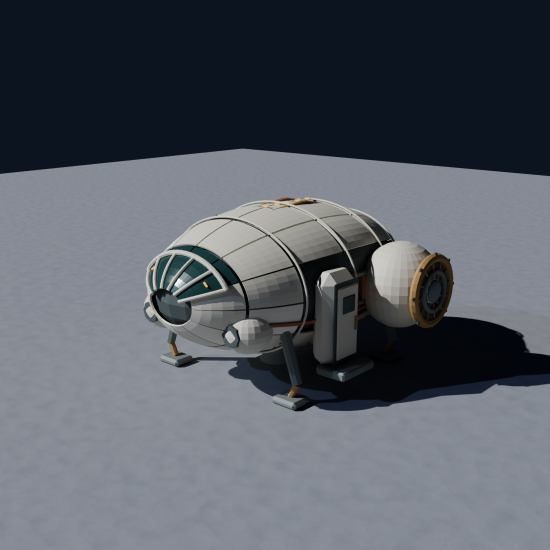
#> input picture tools/aurora-mk2/mk1/hero.png, 1100 x 1100 px, found by its file name (shown at 1/2 size)
$ python make_views.py
#> lines starting #> are read from the running program, lines starting #| are printed output that depends on the picture; after the words box and inside, x2 and y2 are one past the last pixel; in counts of white or black regions, pixels touching at a corner belong together
"""Builds views/hero.png (the only scoring target) from mj/compost-bay-charming.  usage: python make_views.py

The art director's call: the hero wins. It shows a chunky bay with doubled corner boards, three fat plank rows and a
domed heap. The hero's dark olive cast shadow (lower left) is warm, so the normal bay's hue key (backdrop and shadow
have G/R 0.72-0.98 and B/G 0.60-0.93; timber is redder, compost darker) removes it along with the backdrop; then the
mask is opened, closed and hole-filled and pasted on a flat backdrop. Scored by hero_check.py.
The turnaround sheet drew three 3/4 views (no orthographic one) of a near-cube crate with four rows and single corner
posts, so all three views are dropped; the sheet is used for nothing but colour reference.
"""
import os, sys
import numpy as np
from PIL import Image
from scipy import ndimage
HERE = os.path.dirname(os.path.abspath(__file__))
MJ = os.path.join(HERE, '..', '..', 'mj', 'compost-bay-charming')


def hero():
    a = np.asarray(Image.open(os.path.join(MJ, 'hero.png')).convert('RGB')).astype(float)
    R, G, B = a[..., 0] + 1, a[..., 1] + 1, a[..., 2] + 1
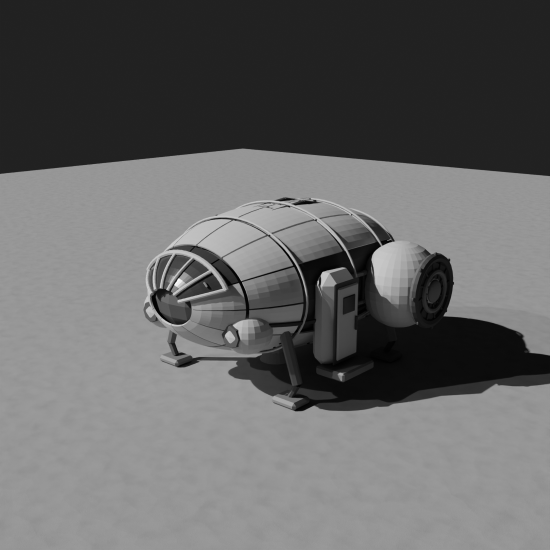
#> B: shape (1100, 1100) float64 (shown at 1/2 size); min 1, max 250, mean 101.1
    bg = (G / R > 0.72) & (G / R < 0.99) & (B / G < 0.93) & (B / G > 0.60)
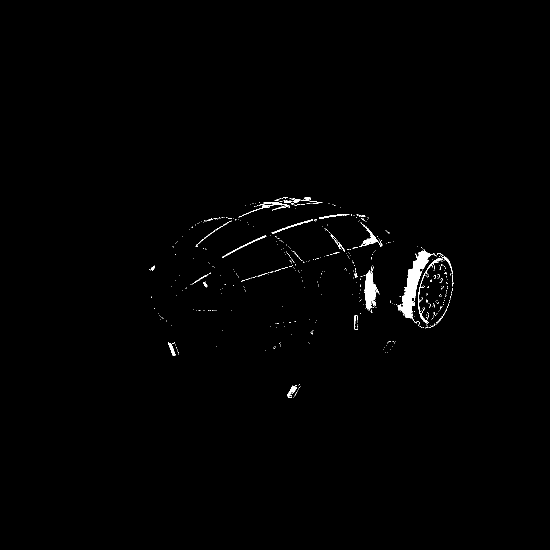
#> bg: shape (1100, 1100) bool (shown at 1/2 size); 0.72% white; 490 white regions (463 under 20 px), largest, box (x1, y1, x2, y2) and area: (795, 500, 873, 648) 3008, (729, 540, 759, 622) 1258, (718, 446, 765, 494) 431
    m = ~bg
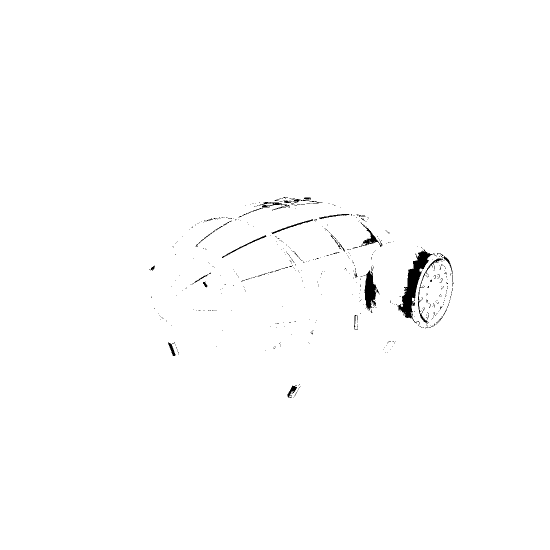
#> m: shape (1100, 1100) bool (shown at 1/2 size); 99.3% white; 490 black regions (463 under 20 px), largest, box (x1, y1, x2, y2) and area: (795, 500, 873, 648) 3008, (729, 540, 759, 622) 1258, (718, 446, 765, 494) 431
    m = ndimage.binary_opening(m, iterations=3)
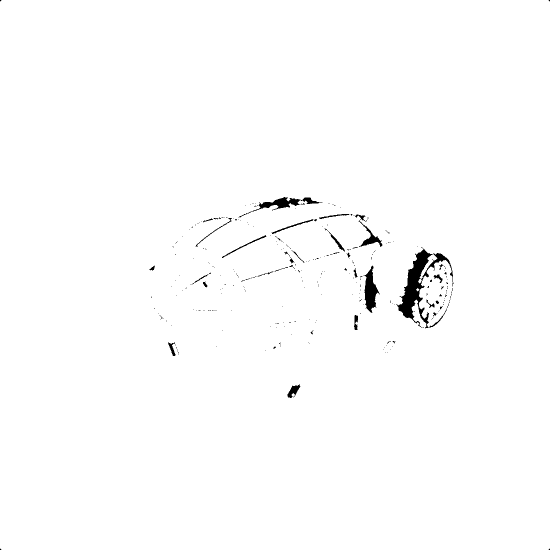
#> m: shape (1100, 1100) bool (shown at 1/2 size); 99% white; 279 black regions (247 under 20 px), largest, box (x1, y1, x2, y2) and area: (793, 494, 906, 657) 4619, (727, 531, 760, 626) 1495, (496, 394, 645, 427) 1310
    lab, k = ndimage.label(m); s = ndimage.sum(m, lab, range(1, k + 1)); m = lab == (np.argmax(s) + 1)
#> after `lab, k = ndimage.label(m)`:
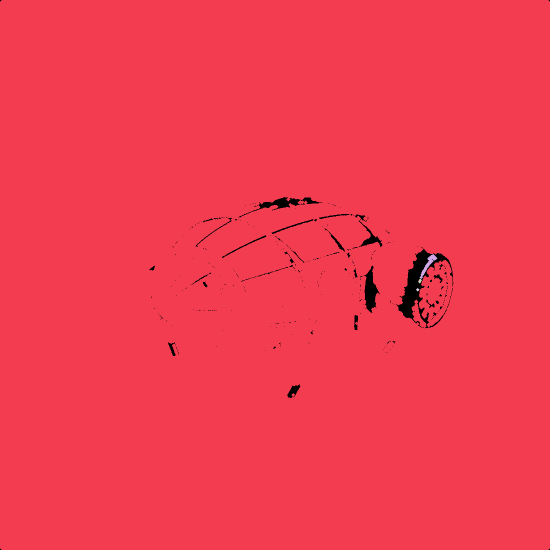
#> lab: shape (1100, 1100) int32 (shown at 1/2 size); 5 distinct labels, from 0 to 4; one colour per label, 0 black
#> after `lab, k = ndimage.label(m)`: k = 4
#> after `s = ndimage.sum(m, lab, range(1, k + 1))`: s = [1197888, 425, 42, 25]
#> after `m = lab == np.argmax(s) + 1`: m: shape (1100, 1100) bool; 99% white; 279 black regions (247 under 20 px), largest, box (x1, y1, x2, y2) and area: (793, 494, 906, 657) 5111, (727, 531, 760, 626) 1495, (496, 394, 645, 427) 1310
    m = ndimage.binary_fill_holes(ndimage.binary_closing(np.pad(m, 40), iterations=30)[40:-40, 40:-40])
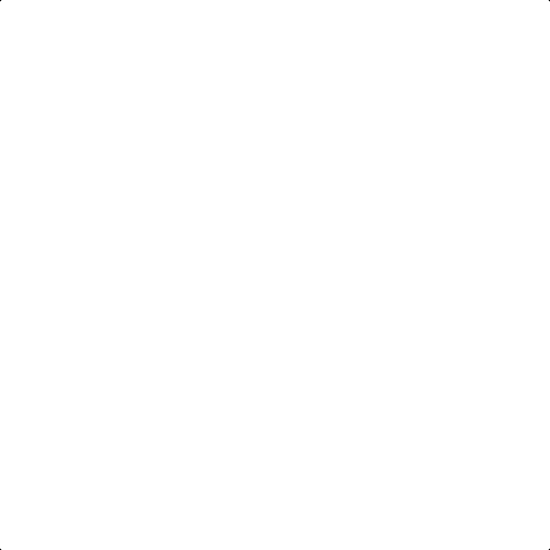
#> m: shape (1100, 1100) bool (shown at 1/2 size); 100% white; 4 black regions (4 under 20 px)
    out = np.empty_like(a); out[:] = (246, 226, 192); out[m] = a[m]
    Image.fromarray(out.astype(np.uint8)).save(os.path.join(HERE, 'views', 'hero.png'))


if __name__ == '__main__':
    os.makedirs(os.path.join(HERE, 'views'), exist_ok=True)
    hero()
    print('views written')
